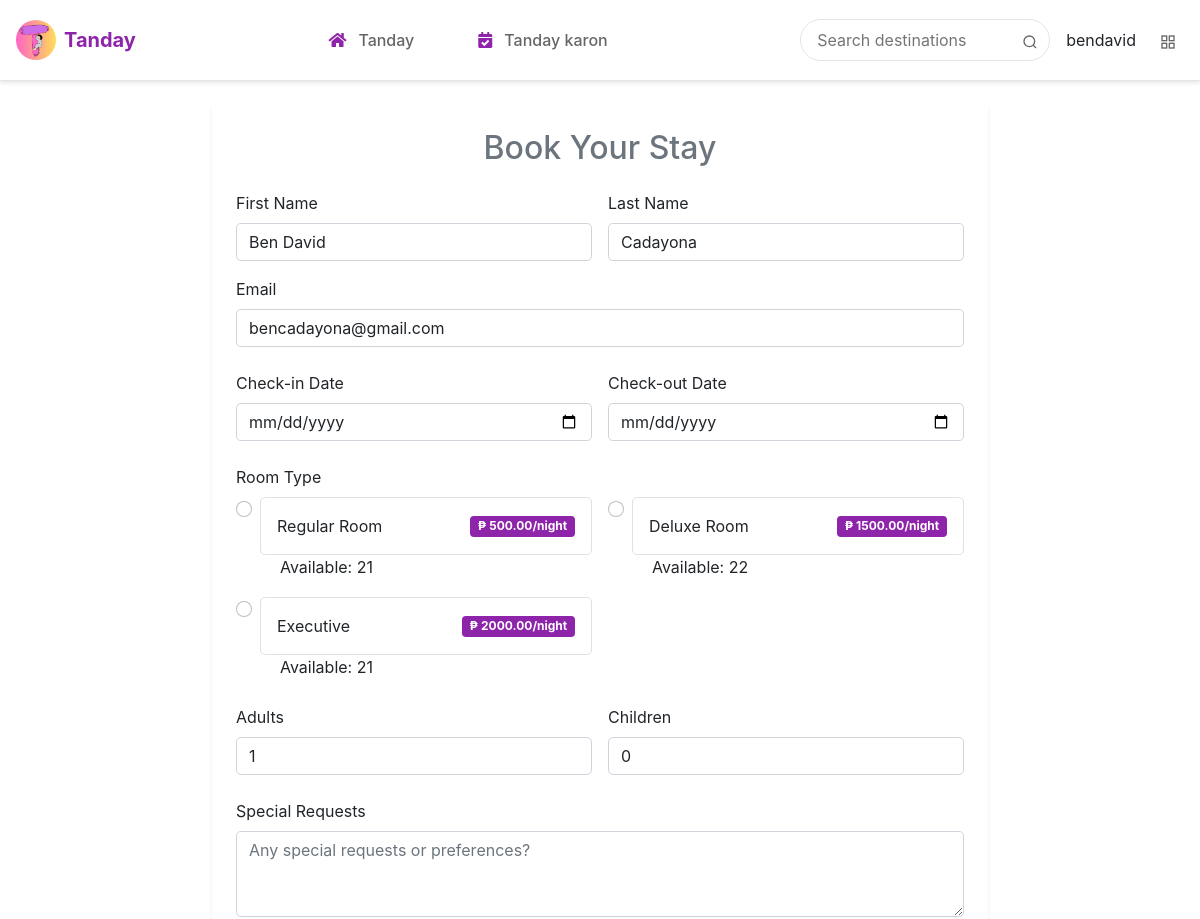
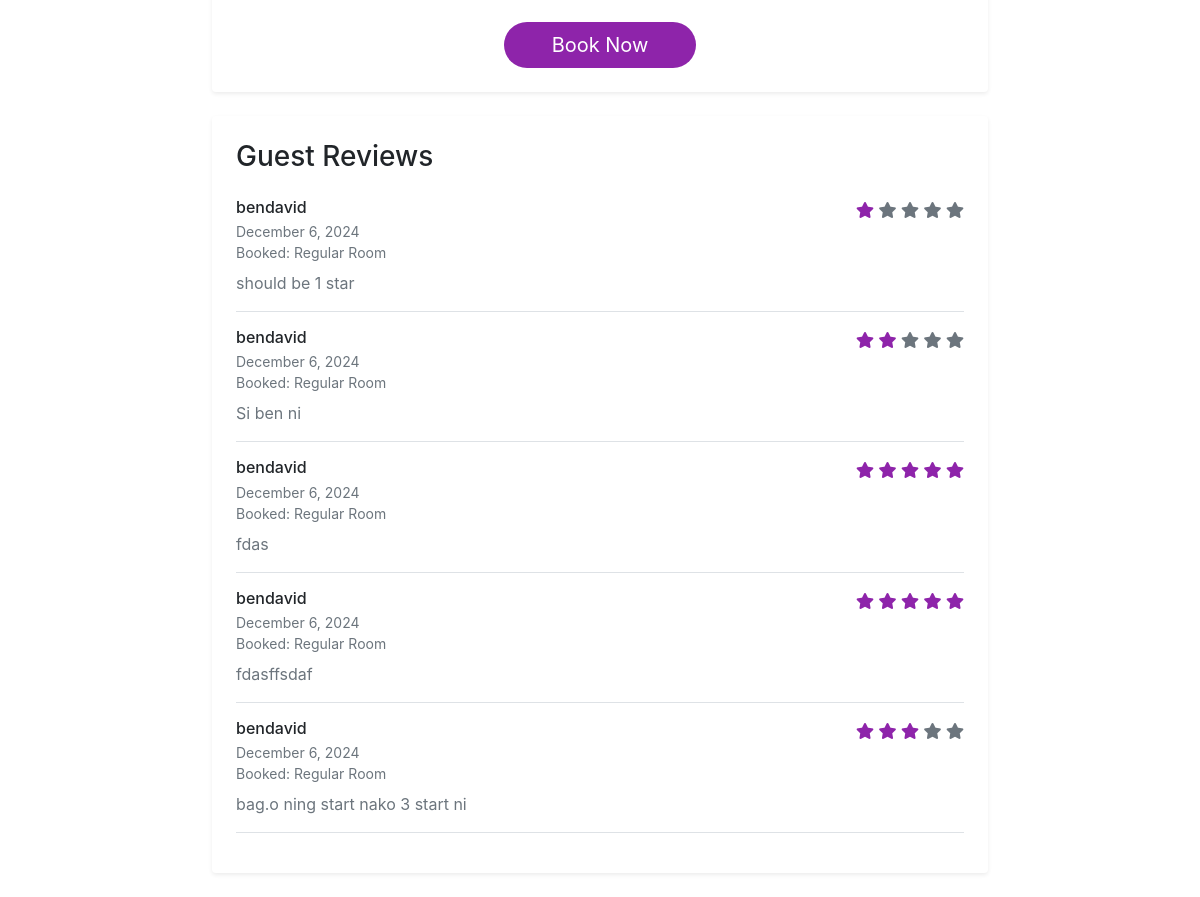
The app's page /booking/1/ (signed in) with its own data (2 pictures, top to bottom).
### api/models.py (models this page shows, shortened)
class Rooms(models.Model):
    name = models.CharField(max_length=100)
    number_of_beds = models.IntegerField()
    price = models.FloatField()
    listing = models.ForeignKey('Listing', on_delete=models.CASCADE)
    available_room = models.IntegerField(default=1)

class Reviews(models.Model):
    message = models.TextField()
    booking = models.ForeignKey(Booking, on_delete=models.CASCADE)
    listing = models.ForeignKey(Listing, on_delete=models.CASCADE)
    user = models.ForeignKey(User, on_delete=models.CASCADE)
    timePosted = models.DateField(auto_now_add=True)
    rating = models.IntegerField(choices=[(i, i) for i in range(1, 6)], default=5)  # 1-5 star rating

class Booking(models.Model):
    STATUS_CHOICES = [
        ("Pending", "Pending"),
        ("Canceled", "Canceled"),
        ("Accepted", "Accepted"),
        ("Check-in", "Check-in"),
        ("Check-out", "Check-out"),
    ]
    user = models.ForeignKey(User, on_delete=models.CASCADE, null=True, blank=True)
    name = models.CharField(max_length=100)
    email = models.EmailField()
    check_in = models.DateField(null=True, blank=True)
    check_out = models.DateField(null=True, blank=True)
    guests = models.IntegerField()
    room = models.ForeignKey(Rooms, on_delete=models.CASCADE)
    booking_number = models.CharField(max_length=12, editable=False, default=timezone.now().strftime('%Y%m%d%H%M%S') + uuid.uuid4().hex[:14].upper())
    status = models.CharField(max_length=10, choices=STATUS_CHOICES, default="Pending")
    isReviewed = models.BooleanField(default=False)

### api/views.py (the view)
# urls.py: path('booking/<int:listing_id>/', booking_page, name='booking'),
@login_required
def booking_page(request,listing_id):
    reviews = Reviews.objects.filter(listing = listing_id)
    current_datetime = timezone.now()
    rooms = Rooms.objects.filter(listing = listing_id)
    for room in rooms:
        print(room.name)
    listing = Listing.objects.all()
    return render(request, 'booking.html', {
        'username': request.user.username,
        'email': request.user.email,
        'listing':listing,
        'rooms':rooms,
        'reviews': reviews,
        'current_datetime':current_datetime,
    })

### api/templates/booking.html (shortened to what this page needs)
{% extends 'base.html' %}
{% load static %}
{% block content %}
<div class="container-fluid container-xxl py-4">
    <div class="row justify-content-center">
        <div class="col-12 col-lg-8">
            <div class="card shadow-sm rounded-4 border-0">
                <div class="card-body p-4">
                    <h2 class="text-center text-secondary mb-4">Book Your Stay</h2>
                    <form class="booking-form" method="POST" action="{% url 'book_now' %}">
                        <div class="row g-3 mb-4">
                            <div class="col-md-6">
                                <label class="form-label">First Name</label>
                                <input type="text" name="first_name" class="form-control rounded-3" required value="{{ request.user.first_name }}">
                            </div>
                            <div class="col-md-6">
                                <label class="form-label">Last Name</label>
                                <input type="text" name="last_name" class="form-control rounded-3" required value="{{ request.user.last_name }}">
                            </div>
                            <div class="col-12">
                                <label class="form-label">Email</label>
                                <input type="email" name="email" class="form-control rounded-3" required value="{{ email }}">
                            </div>
                        </div>
                        <div class="row g-3 mb-4">
                            <div class="col-md-6">
                                <label class="form-label">Check-in Date</label>
                                <input
                                    type="date"
                                    name="check_in"
                                    class="form-control rounded-3"
                                    id="check_in"
                                    required
                                    min="{{ current_datetime|date:'Y-m-d' }}">
                            </div>
                            <div class="col-md-6">
                                <label class="form-label">Check-out Date</label>
                                <input
                                    type="date"
                                    name="check_out"
                                    class="form-control rounded-3"
                                    id="check_out"
                                    required>
                            </div>
                        </div>
                        <div class="mb-4">
                            <label class="form-label">Room Type</label>
                            <div class="row g-3">
                                {% for room in rooms %}
                                <div class="col-md-6">
                                    <div class="form-check">
                                        <input type="radio"
                                               name="room_id"
                                               value="{{ room.id }}"
                                               class="form-check-input"
                                               id="room_{{ room.id }}"
                                               required>
                                        <label class="form-check-label d-flex justify-content-between align-items-center p-3 border rounded-3"
                                               for="room_{{ room.id }}">
                                            <span>{{ room.name }}</span>
                                            <span class="badge bg-purple">₱ {{ room.price|floatformat:2 }}/night</span>
                                        </label>
                                        <span style="margin-left: 20px;">{% if room.available_room <= 0 %} Unavailable {% else %}
                                            Available: {{ room.available_room }}{% endif %}</span>
                                    </div>
                                </div>
                                {% endfor %}
                            </div>
                        </div>
                        <div class="row g-3 mb-4">
                            <div class="col-md-6">
                                <label class="form-label">Adults</label>
                                <input type="number"
                                       name="adults"
                                       min="1"
                                       value="1"
                                       class="form-control rounded-3"
                                       required>
                            </div>
                            <div class="col-md-6">
                                <label class="form-label">Children</label>
                                <input type="number"
                                       name="children"
                                       min="0"
                                       value="0"
                                       class="form-control rounded-3">
                            </div>
                        </div>
                        <div class="mb-4">
                            <label class="form-label">Special Requests</label>
                            <textarea name="special_requests"
                                      class="form-control rounded-3"
                                      rows="3"
                                      placeholder="Any special requests or preferences?"></textarea>
                        </div>
                        <div class="text-center">
                            <button type="submit" class="btn btn-purple btn-lg rounded-pill px-5">
                                Book Now
                            </button>
                        </div>
                    </form>
                </div>
            </div>
            {% if reviews %}
            <div class="card shadow-sm rounded-4 border-0 mt-4">
                <div class="card-body p-4">
                    <h3 class="card-title mb-4">Guest Reviews</h3>
                    <div class="reviews-list">
                        {% for review in reviews %}
                        <div class="review-item border-bottom pb-3 mb-3">
                            <div class="d-flex justify-content-between align-items-start mb-2">
                                <div>
                                    <h6 class="mb-1">{{ review.user.username }}</h6>
                                    <div class="text-muted small">{{ review.timePosted|date:"F j, Y" }}</div>
                                    <div class="text-muted small">Booked: {{ review.booking.room.name }}</div>
                                </div>
                                <div class="text-purple">
                                    {% for i in "12345" %}
                                    <i class="fas fa-star {% if forloop.counter <= review.rating %}text-purple{% else %}text-muted{% endif %}"></i>
                                    {% endfor %}
                                </div>
                            </div>
                            <p class="mb-0 text-secondary">{{ review.message }}</p>
                        </div>
                        {% endfor %}
                    </div>
                </div>
            </div>
            {% endif %}
        </div>
    </div>
</div>
{% endblock %}

### api/templates/base.html (shortened to what this page needs)
<!DOCTYPE html>
{% load static %}
<html lang="en">
<head>
    <link rel="stylesheet" href="https://cdnjs.cloudflare.com/ajax/libs/font-awesome/5.15.4/css/all.min.css">
    <link rel="stylesheet" href="https://cdn.jsdelivr.net/npm/bootstrap@5.1.3/dist/css/bootstrap.min.css">
    <link href="https://cdn.jsdelivr.net/npm/bootstrap-icons/font/bootstrap-icons.css" rel="stylesheet">
</head>
<body>
    <header>
        <div class="header-content">
            <div class="balay">
                <a href="{% url 'home' %}" class="logo">
                    <img src="{% static 'logo.png' %}" alt="Tanday Logo">
                    <span>Tanday </span>
                </a>
            </div>
            <nav>
                <a href="{% url 'home' %}" {% if request.resolver_match.url_name == 'home' %}class="active"{% endif %}>
                    <i class="fas fa-home"></i>
                    <span>Tanday</span>
                </a>
                <a href="{% url 'my_bookings' %}" {% if request.resolver_match.url_name == 'my_bookings' %}class="active"{% endif %}>
                    <i class="fas fa-calendar-check"></i>
                    <span>Tanday karon</span>
                </a>
            </nav>
            <div class="search-user">
                <div class="search-bar">
                    <form method="GET" action="{% url 'home' %}">
                        <input type="text" name="search" placeholder="Search destinations" value="{{ search_query }}">
                        <button type="submit" aria-label="Search">
                            <svg width="16" height="16" viewBox="0 0 24 24" fill="none" stroke="currentColor" stroke-width="2">
                                <circle cx="11" cy="11" r="8"></circle>
                                <line x1="21" y1="21" x2="16.65" y2="16.65"></line>
                            </svg>
                        </button>
                    </form>
                </div>
                <div class="user-actions">
                    <span>{{ request.user.username }}</span>
                    <div class="dashboard-dropdown">
                        <button aria-label="Dashboard">
                            <svg width="16" height="16" viewBox="0 0 24 24" fill="none" stroke="currentColor" stroke-width="2">
                                <rect x="3" y="3" width="7" height="7"></rect>
                                <rect x="14" y="3" width="7" height="7"></rect>
                                <rect x="14" y="14" width="7" height="7"></rect>
                                <rect x="3" y="14" width="7" height="7"></rect>
                            </svg>
                        </button>
                    </div>
                </div>
            </div>
        </div>
    </header>
    <main>
        {% block content %}{% endblock %}
    </main>
</body>
</html>

### api/templates/base.html (style rules this page uses)
.text-purple { color: #8e24aa !important; }
.bg-purple { background-color: #8e24aa !important; }
.btn-purple { background-color: #8e24aa; color: white; border: none; }
body { font-family: -apple-system, BlinkMacSystemFont, 'Segoe UI', Roboto, 'Helvetica Neue', Arial, sans-serif; }
header { background-color: white; box-shadow: 0 2px 4px rgba(0, 0, 0, 0.1); position: sticky; top: 0; z-index: 1030; border-bottom: 1px solid #e5e5e5; }
.header-content { display: flex; justify-content: space-between; align-items: center; padding: 1rem; max-width: 1200px; margin: 0 auto; }
.logo { display: flex; align-items: center; text-decoration: none; color: #8e24aa; font-weight: bold; font-size: 1.25rem; gap: 0.5rem; transition: transform 0.3s ease; }
.logo img { width: 40px; height: 40px; border-radius: 50%; }
nav { display: flex; align-items: center; gap: 1.5rem; margin: 0 2rem; }
nav a { display: flex; align-items: center; gap: 0.75rem; text-decoration: none; color: #666; font-weight: 500; padding: 0.75rem 1.25rem; border-radius: 9999px; transition: all 0.2s ease; white-space: nowrap; }
nav a i { color: #8e24aa; transition: color 0.2s ease; }
.search-bar { position: relative; margin-right: 1rem; }
.search-bar form { display: flex; align-items: center; }
.search-bar input { padding: 0.5rem 2.5rem 0.5rem 1rem; border: 1px solid #e5e5e5; border-radius: 9999px; width: 250px; transition: all 0.2s ease; }
.search-bar button { position: absolute; right: 0.75rem; top: 50%; transform: translateY(-50%); background: none; border: none; color: #666; padding: 0; cursor: pointer; }
.search-user { display: flex; align-items: center; }
.user-actions { display: flex; align-items: center; gap: 1rem; }
.dashboard-dropdown { position: relative; }
.dashboard-dropdown button { background: none; border: none; padding: 0.5rem; cursor: pointer; color: #666; }

### api/templates/booking.html (style rules this page uses)
.btn-purple { background-color: #8e24aa; color: white; }
.text-purple { color: #8e24aa !important; }
.bg-purple { background-color: #8e24aa !important; }
.form-check-label { cursor: pointer; transition: all 0.2s ease; }

### records on screen
Rooms: available_room "☐ Regular Room ₱ 500.00/night", name "Regular Room", price "500.00", available_room "21"
Rooms: available_room "☐ Deluxe Room ₱ 1500.00/night", name "Deluxe Room", price "1500.00", available_room "22"
Rooms: available_room "☐ Executive ₱ 2000.00/night", name "Executive", price "2000.00", available_room "21"
Reviews: user.username "bendavid", timePosted "December 6, 2024", booking.room.name "Regular Room", rating 1 (drawn), message "should be 1 star"
Reviews: user.username "bendavid", timePosted "December 6, 2024", booking.room.name "Regular Room", rating 2 (drawn), message "Si ben ni"
Reviews: user.username "bendavid", timePosted "December 6, 2024", booking.room.name "Regular Room", rating 5 (drawn), message "fdas"
Reviews: user.username "bendavid", timePosted "December 6, 2024", booking.room.name "Regular Room", rating 5 (drawn), message "fdasffsdaf"
Reviews: user.username "bendavid", timePosted "December 6, 2024", booking.room.name "Regular Room", rating 3 (drawn), message "bag.o ning start nako 3 start ni"

### other values on screen
{{ request.user.username }} "bendavid"
